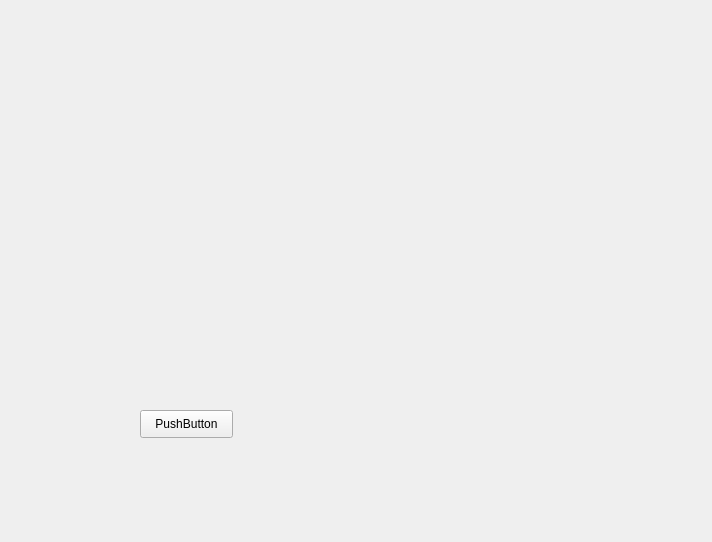
<?xml version="1.0" encoding="UTF-8"?>
<ui version="4.0">
 <class>Widget</class>
 <widget class="QWidget" name="Widget">
  <property name="geometry">
   <rect>
    <x>0</x>
    <y>0</y>
    <width>712</width>
    <height>542</height>
   </rect>
  </property>
  <property name="windowTitle">
   <string>Widget</string>
  </property>
  <widget class="QPushButton" name="pushButton">
   <property name="geometry">
    <rect>
     <x>140</x>
     <y>410</y>
     <width>93</width>
     <height>28</height>
    </rect>
   </property>
   <property name="text">
    <string>PushButton</string>
   </property>
  </widget>
 </widget>
 <layoutdefault spacing="6" margin="11"/>
 <resources/>
 <connections/>
</ui>
